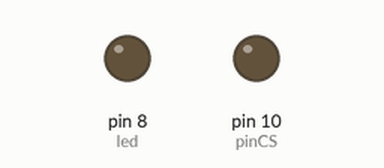
The sketch below on a simulated Arduino Uno, built with avr-gcc and run on an emulated ATmega328P. Parts: output pins drawn as LEDs (lit = HIGH). Storage starts empty.

Above: at 0.1 s.
At 14.6 s:
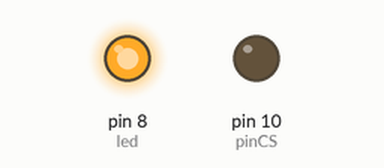
Timing chart, 0 to 16.1 s (numbered marks = the images above):
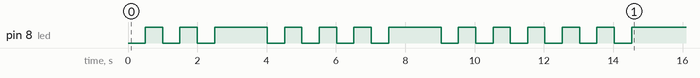

The sketch:

test.ino
```cpp
// TEST of the SD library
// write the string "Testing text 1, 2 ,3..." in the file "test.txt" on the SD

#include <SD.h>
#include <SPI.h>

File myFile;

int pinCS = 10; // Pin 10 on Arduino Uno

void setup() {

  pinMode(pinCS, OUTPUT);
  pinMode(8, OUTPUT);  // led

  //blink 3 times at startup
  blink(3);
  delay(1000);

  // SD Card Initialization
  if (SD.begin()) blink(4); //blink 4 times => init OK
  else { //error
    blink(5); //blink 5 times => init failed
    return;
  }

  // Create/Open file
  myFile = SD.open("test.txt", FILE_WRITE);

  // if the file opened okay, write to it:
  if (myFile) {
    // Write to file
    myFile.println("Testing text 1, 2 ,3...");
    myFile.close(); // close the file
    delay(1000);
    blink(6); //blink 6 times => file open OK + write OK
  }
  // if the file didn't open, print an error:
  else { delay(1000); blink(7);} //blink 7 times => file failed

}

void loop() {
  // empty
}

void blink(int n){
  for(int i =0; i<n; i++){
  digitalWrite(8, LOW);
  delay(500);
  digitalWrite(8, HIGH);
  delay(500);
  }
}
```
